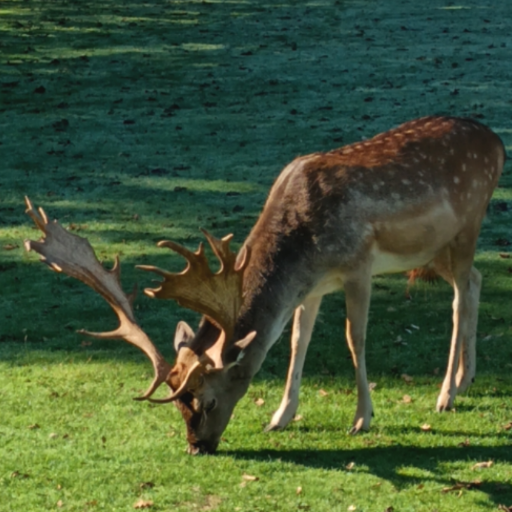
#> input picture codes/lab3/deer.512.512.png, 512 x 512 px
$ python 3.3.image_neg_np.py deer.512.512.png
#> lines starting #> are read from the running program, lines starting #| are printed output that depends on the picture; long printed decimals are rounded
import cv2
import numpy as np
import sys
import time
import os

if len(sys.argv) != 2:
    print("Usage: python negate_image.py input_image")
    print("Example: python negate_image.py lena.png")
    sys.exit(1)
input_filename = sys.argv[1]
# Generate output filename
name, ext = os.path.splitext(input_filename)
output_filename = name + "_negated" + ext
# -----------------------------
# 2. Read image
# -----------------------------
image = cv2.imread(input_filename, cv2.IMREAD_COLOR)
#> image is the input picture: shape (512, 512, 3); mean B, G, R 55, 86.3, 66.4
if image is None:
    print("Error: Could not read image:", input_filename)
    sys.exit(1)
H, W, C = image.shape
#> H = 512; W = 512; C = 3
print("Image size:", H, "x", W, "x", C)
#| Image size: 512 x 512 x 3
# -----------------------------
# 3. Negate image with timing
# -----------------------------
start = time.perf_counter()
negated = 255 - image   # Vectorized NumPy operation
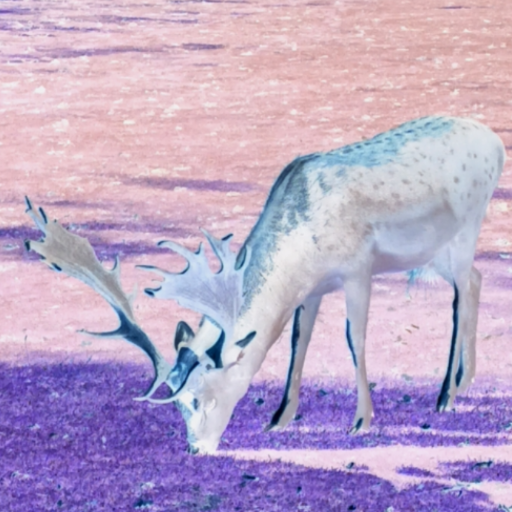
#> negated: shape (512, 512, 3); mean B, G, R 200, 168.7, 188.6
end = time.perf_counter()
elapsed = end - start
print(f"Execution time: {elapsed:.6f} seconds")
# -----------------------------
# 4. GFLOPS estimation
# -----------------------------
flops = H * W * C     # 1 subtraction per channel
#> flops = 786432
gflops = flops / elapsed / 1e9
#> gflops = 0.0149
print(f"Estimated performance: {gflops:.6f} GFLOPS")
#| Estimated performance: 0.01495 GFLOPS
# -----------------------------
# 5. Save output image
# -----------------------------
cv2.imwrite(output_filename, negated)
print("Negated image saved as:", output_filename)
